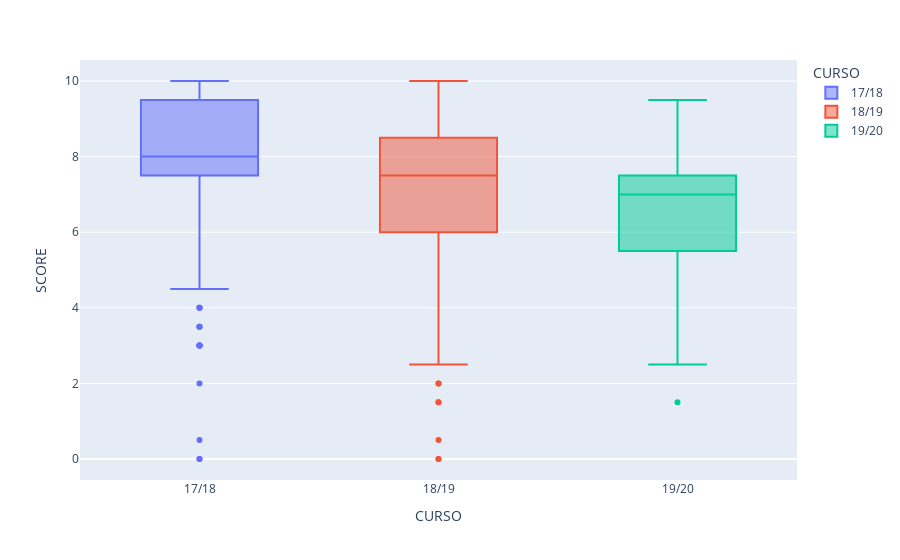

This figure's notebook cell:
### Code cell
import plotly.express as px

fig = px.box(data1g, x="CURSO", y="SCORE", color="CURSO")
# fig.write_image("out/caso1/boxplot_score_curso.svg")

fig.show()

### Figure 1 — Plotly figure (JSON) as saved in the notebook; plotly's stock layout.template omitted (floating-point values rounded to 4 significant figures; data arrays with more than 128 entries replaced by an {"elided": "..."} marker saying what was removed)
{"data": [{"alignmentgroup": "True", "hovertemplate": "CURSO=%{x}<br>SCORE=%{y}<extra></extra>", "legendgroup": "17/18", "marker": {"color": "#636efa"}, "name": "17/18", "notched": false, "offsetgroup": "17/18", "orientation": "v", "showlegend": true, "type": "box", "x": {"elided": "208 str values"}, "x0": " ", "xaxis": "x", "y": {"elided": "208 float values"}, "y0": " ", "yaxis": "y"}, {"alignmentgroup": "True", "hovertemplate": "CURSO=%{x}<br>SCORE=%{y}<extra></extra>", "legendgroup": "18/19", "marker": {"color": "#EF553B"}, "name": "18/19", "notched": false, "offsetgroup": "18/19", "orientation": "v", "showlegend": true, "type": "box", "x": {"elided": "181 str values"}, "x0": " ", "xaxis": "x", "y": {"elided": "181 float values"}, "y0": " ", "yaxis": "y"}, {"alignmentgroup": "True", "hovertemplate": "CURSO=%{x}<br>SCORE=%{y}<extra></extra>", "legendgroup": "19/20", "marker": {"color": "#00cc96"}, "name": "19/20", "notched": false, "offsetgroup": "19/20", "orientation": "v", "showlegend": true, "type": "box", "x": {"elided": "230 str values"}, "x0": " ", "xaxis": "x", "y": {"elided": "230 float values"}, "y0": " ", "yaxis": "y"}], "layout": {"boxmode": "overlay", "legend": {"title": {"text": "CURSO"}, "tracegroupgap": 0}, "margin": {"t": 60}, "xaxis": {"anchor": "y", "categoryarray": ["17/18", "18/19", "19/20"], "categoryorder": "array", "domain": [0, 1], "title": {"text": "CURSO"}}, "yaxis": {"anchor": "x", "domain": [0, 1], "title": {"text": "SCORE"}}}}
